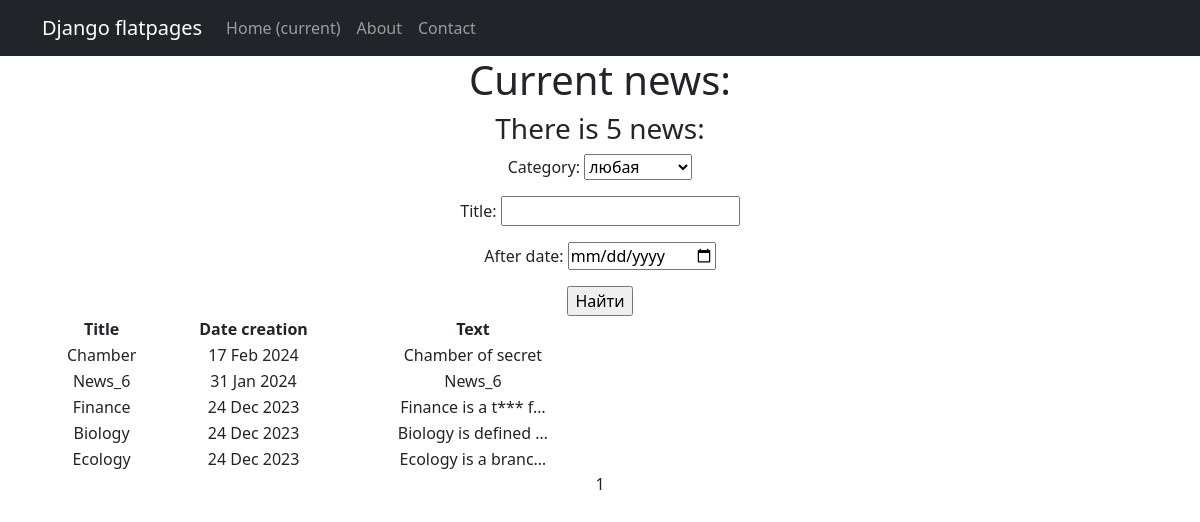
The app's page /news/search/ with its own data.
### newapp/models.py (models this page shows, shortened)
class Post(models.Model):# содержать в себе статьи и новости, которые создают пользователи
    author = models.ForeignKey(Author, on_delete = models.CASCADE)# связь «один ко многим» с моделью Author;
    News = 'NW'# новость
    Article = 'AR'# статья
    CATEGORY_CHOICES = (
        (News, 'Новость'),
        (Article, 'Статья')
    )
    categoryType = models.CharField(max_length = 2, choices = CATEGORY_CHOICES, default = Article)# поле с выбором — «статья» или «новость»;
    dateCreation = models.DateTimeField(auto_now_add = True)# автоматически добавляемая дата и время создания;
    postCategory = models.ManyToManyField(Category, through= 'PostCategory')# связь «многие ко многим» с моделью Category (с дополнительной моделью PostCategory);
    title = models.CharField(max_length= 128) # заголовок статьи/новости;
    text = models.TextField() # текст статьи/новости;
    rating = models.SmallIntegerField(default=0)# рейтинг статьи/новости.

### newapp/views.py (the view)
# urls.py: path('search/', NewsSearch.as_view(), name='news_search'),
class NewsSearch(ListView):
    model = Post
    ordering = '-dateCreation'
    template_name = 'news_search.html'
    context_object_name = 'news_search'
    paginate_by = 10  # вот так мы можем указать количество записей на странице
    def get_queryset(self):
        queryset = super().get_queryset()
        self.filterset = NewsFilter(self.request.GET, queryset)
        return self.filterset.qs
    def get_context_data(self, **kwargs):
        context = super().get_context_data(**kwargs)
        context['filterset'] = self.filterset
        return context

### newapp/models.py (called while the page is built)
    def __str__(self): #__str__() – магический метод для отображения информации об объекте класса для пользователей
        return self.name

### newapp/templatetags/custom_filters.py (called while the page is built)
@register.filter()
def censor(value):
    for word in censor_list:
        value = value.replace(word[1:], '*' * len(word[1:])) #Строковый метод str.replace(old, new[, count]) вернет копию строки,
    return value # Возвращаемое функцией значение подставится в шаблон.

### newapp/templates/news_search.html (shortened to what this page needs)
{% extends 'flatpages/default.html' %}
{% load custom_filters %}
{% block content %}
<h1>Current news:</h1>
<h3>There is {{news_search|length}} news:</h3>
   <form action="" method="get">
       {{ filterset.form.as_p }}
       <input type="submit" value="Найти" />
   </form>
{% if news_search %}
    <table width="50%">
        <tr>
            <td> <b>Title </b> </td>
            <td> <b>Date creation</b> </td>
            <td> <b>Text</b> </td>
        </tr>
           {% for one_news in news_search %}
           <tr>
               <td>{{ one_news.title|censor }}</td>
               <td>{{ one_news.dateCreation|date:"d M Y"}}</td>
               <td>{{ one_news.text|truncatechars:20|censor}}</td>
           </tr>
           {% endfor %}
    </table>
{% else %}
       <h2>No current news!</h2>
{% endif %}
   {{ page_obj.number }}
{% endblock content%}

### newapp/templates/flatpages/default.html (shortened to what this page needs)
<!DOCTYPE html>
<html lang="en">
    <head>
        {% load static %}
        <link href="{% static 'css/styles.css' %}" rel="stylesheet" />
    </head>
    <body>
<nav class="navbar navbar-expand-lg navbar-dark bg-dark static-top">
   <div class="container">
       <a class="navbar-brand" href="#">Django flatpages</a>
       <div class="collapse navbar-collapse" id="navbarResponsive">
           <ul class="navbar-nav ml-auto">
               <li class="nav-item active">
                   <a class="nav-link" href="#">Home
                       <span class="sr-only">(current)</span>
                   </a>
               </li>
               <li class="nav-item">
                   <a class="nav-link" href="/about/">About</a>
               </li>
               <li class="nav-item">
                   <a class="nav-link" href="/contacts/">Contact</a>
               </li>
           </ul>
       </div>
   </div>
</nav>
        <div class="container">
            <div class="row">
                <div class="col-lg-12 text-center">
                    {% block content %}{% endblock content %}
                </div>
            </div>
        </div>
    </body>
</html>

### records on screen
Post: title|censor "Chamber", dateCreation "17 Feb 2024", text|censor "Chamber of secret"
Post: title|censor "News_6", dateCreation "31 Jan 2024", text|censor "News_6"
Post: title|censor "Finance", dateCreation "24 Dec 2023", text|censor "Finance is a t*** f…"
Post: title|censor "Biology", dateCreation "24 Dec 2023", text|censor "Biology is defined …"
Post: title|censor "Ecology", dateCreation "24 Dec 2023", text|censor "Ecology is a branc…"

### other values on screen
{{ news_search|length }} "5"
{{ page_obj.number }} "1"
